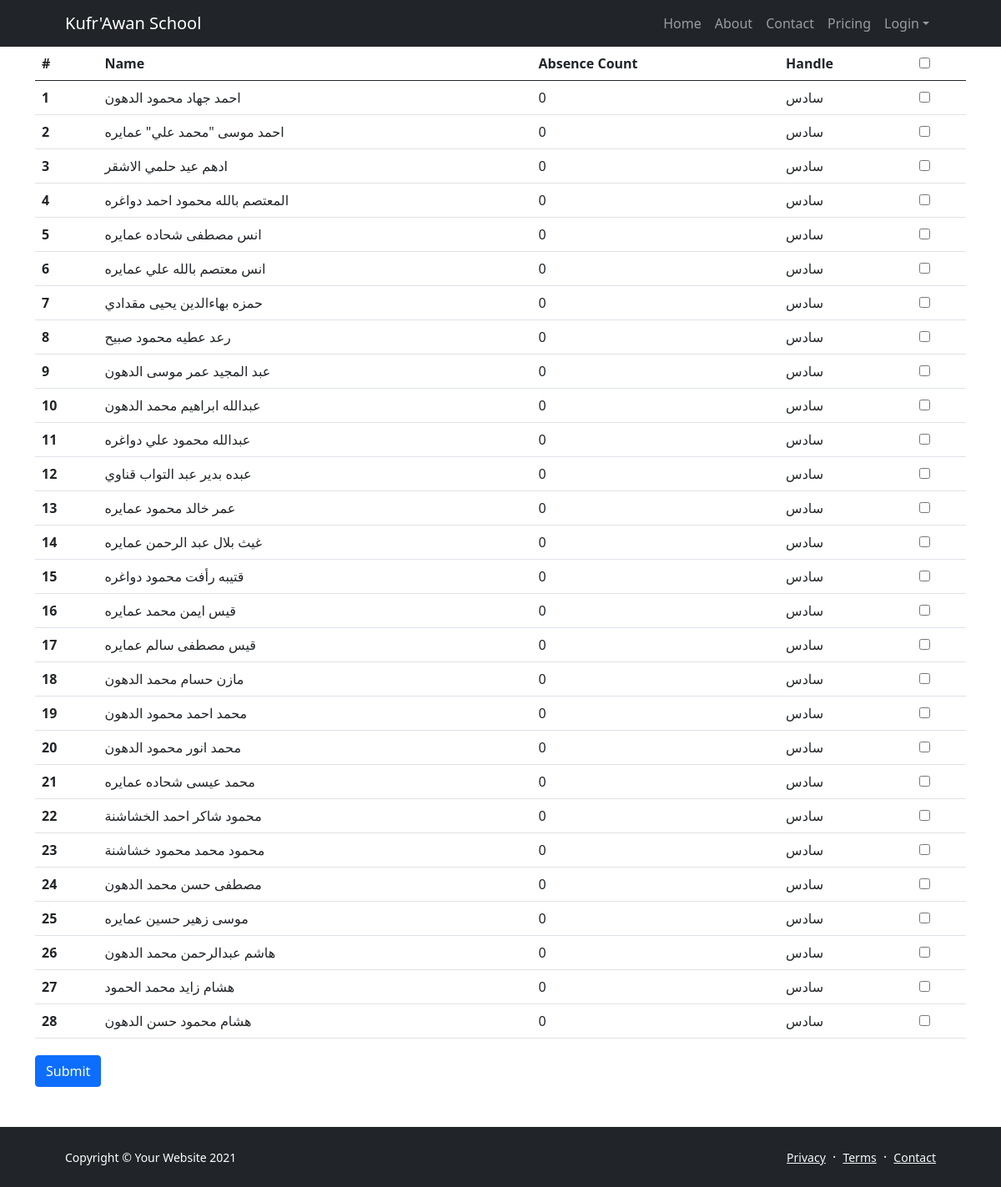
/students_tabels/3/3/, run on the app's committed database.
### grade/models.py (models this page shows, shortened)
class Student(models.Model):
    full_name = models.CharField(max_length=100, unique=True)
    national_id = models.CharField(verbose_name="national id", max_length=10,
                                   validators=[validate_digit_length], unique=True, null=True)
    grade = models.ForeignKey(Grade, null=True, on_delete=models.SET_NULL)
    section = models.ForeignKey(Section, null=True, on_delete=models.SET_NULL)
    profile_pic = models.FileField(null=True, blank=True)
    mobile = models.OneToOneField(Phone, on_delete=models.SET_NULL, null=True, blank=True)
    @property
    def absence_count(self):
        return len(Absence.objects.filter(student=self))

class Grade(models.Model):
    grade = models.CharField(max_length=10)
    def __str__(self):
        return self.grade

### grade/views.py (the view)
# urls.py: path('students_tabels/<int:grade_id>/<int:section_id>/', views.students_table, name="students_table"),
def students_table(request, grade_id, section_id):
    if request.method == "POST":
        if request.POST["students_absence"]:
            for stu_id in request.POST["students_absence"].split(","):
                Absence(student=Student(id=stu_id)).save()
    students = Student.objects.filter(grade=Grade(id=grade_id), section=Section(id=section_id))
    students_id = json.dumps([student.id for student in students])
    return render(request, "students_table.html",
                  {"grade_id": grade_id, "section_id": section_id, "students": students, "students_id": students_id})

### grade/templates/students_table.html (shortened to what this page needs)
{% extends "__bass.html" %}
{% block contant %}
    <div class="container">
        <table class="table table-hover">
            <thead>
            <tr>
                <th scope="col">#</th>
                <th scope="col">Name</th>
                <th scope="col">Absence Count</th>
                <th scope="col">Handle</th>
                <th scope="col">
                    <label class="switch">
                        <input id="select_all" class="checkbox"  type="checkbox" size="lg">
                    </label>
                </th>
            </tr>
            </thead>
            <tbody>
            {% for student in students %}
                <tr>
                    <th scope="row">{{ forloop.counter }}</th>
                    <td>{{ student.full_name }}</td>
                    <td>{{ student.absence_count }}</td>
                    <td>{{ student.grade }}</td>
                    <td><label for="{{ student.id }}"></label><input type="checkbox" class="checkbox stu_checkbox"
                                                                     id="{{ student.id }}" size="lg"></td>
                </tr>
            {% endfor %}
            </tbody>
        </table>
    <div class="mt-2 mb-4">
        <form method="post">
            <input id="send_absence_button" class="btn btn-primary mt-1 mb-4" type="submit">
        </form>
    </div>
    </div>
{% endblock %}

### templates/__bass.html (shortened to what this page needs)
{% load static %}
<!DOCTYPE html>
<html lang="en">
<head>
    <link href="https://cdn.jsdelivr.net/npm/bootstrap-icons@1.5.0/font/bootstrap-icons.css" rel="stylesheet"/>
    <link href="{% static "css/styles.css" %}" rel="stylesheet"/>
</head>
<body class="d-flex flex-column h-100">
<main class="flex-shrink-0">
    <nav class="navbar navbar-expand-lg navbar-dark bg-dark">
        <div class="container px-5">
            <a class="navbar-brand" href="{% url 'index' %}">Kufr'Awan School</a>
            <div class="collapse navbar-collapse" id="navbarSupportedContent">
                <ul class="navbar-nav ms-auto mb-2 mb-lg-0">
                    <li class="nav-item"><a class="nav-link" href="{% url 'index' %}">Home</a></li>
                    <li class="nav-item"><a class="nav-link" href="{% url 'chose_grade' %}">About</a></li>
                    <li class="nav-item"><a class="nav-link" href="{% url 'test' %}">Contact</a></li>
                    <li class="nav-item"><a class="nav-link" href="pricing.html">Pricing</a></li>
                    {% if user.is_authenticated %}
                        <li class="nav-item dropdown">
                            <a class="nav-link dropdown-toggle" id="navbarDropdownPortfolio" href="#" role="button"
                               data-bs-toggle="dropdown" aria-expanded="false">Welcome {{ user.first_name }}</a>
                            <ul class="dropdown-menu dropdown-menu-end" aria-labelledby="navbarDropdownPortfolio">
                                <li><a class="dropdown-item" href="{% url "profile" %}">Your Profile</a></li>
                                <li><a class="dropdown-item" href="{% url "logout" %}">Logout</a></li>
                            </ul>
                        </li>
                    {% else %}
                        <li class="nav-item dropdown">
                            <a class="nav-link dropdown-toggle" id="navbarDropdownPortfolio" href="#" role="button"
                               data-bs-toggle="dropdown" aria-expanded="false">Login</a>
                        </li>
                    {% endif %}
                </ul>
            </div>
        </div>
    </nav>
    {% block contant %}
    {% endblock %}
</main>
<footer class="bg-dark py-4 mt-auto">
    <div class="container px-5">
        <div class="row align-items-center justify-content-between flex-column flex-sm-row">
            <div class="col-auto">
                <div class="small m-0 text-white">Copyright &copy; Your Website 2021</div>
            </div>
            <div class="col-auto">
                <a class="link-light small" href="#!">Privacy</a>
                <span class="text-white mx-1">&middot;</span>
                <a class="link-light small" href="#!">Terms</a>
                <span class="text-white mx-1">&middot;</span>
                <a class="link-light small" href="#!">Contact</a>
            </div>
        </div>
    </div>
</footer>
</body>
</html>

### data on the page
Student: full_name "احمد جهاد محمود الدهون", absence_count "0", grade "سادس"
Student: full_name "احمد موسى \"محمد علي\" عمايره", absence_count "0", grade "سادس"
Student: full_name "ادهم عيد حلمي الاشقر", absence_count "0", grade "سادس"
Student: full_name "المعتصم بالله محمود احمد دواغره", absence_count "0", grade "سادس"
Student: full_name "انس مصطفى شحاده عمايره", absence_count "0", grade "سادس"
Student: full_name "انس معتصم بالله علي عمايره", absence_count "0", grade "سادس"
Student: full_name "حمزه بهاءالدين يحيى مقدادي", absence_count "0", grade "سادس"
Student: full_name "رعد عطيه محمود صبيح", absence_count "0", grade "سادس"
Student: full_name "عبد المجيد عمر موسى الدهون", absence_count "0", grade "سادس"
Student: full_name "عبدالله ابراهيم محمد الدهون", absence_count "0", grade "سادس"
Student: full_name "عبدالله محمود علي دواغره", absence_count "0", grade "سادس"
Student: full_name "عبده بدير عبد التواب قناوي", absence_count "0", grade "سادس"
Student: full_name "عمر خالد محمود عمايره", absence_count "0", grade "سادس"
Student: full_name "غيث بلال عبد الرحمن عمايره", absence_count "0", grade "سادس"
Student: full_name "قتيبه رأفت محمود دواغره", absence_count "0", grade "سادس"
Student: full_name "قيس ايمن محمد عمايره", absence_count "0", grade "سادس"
Student: full_name "قيس مصطفى سالم عمايره", absence_count "0", grade "سادس"
Student: full_name "مازن حسام محمد الدهون", absence_count "0", grade "سادس"
Student: full_name "محمد احمد محمود الدهون", absence_count "0", grade "سادس"
Student: full_name "محمد انور محمود الدهون", absence_count "0", grade "سادس"
Student: full_name "محمد عيسى شحاده عمايره", absence_count "0", grade "سادس"
Student: full_name "محمود شاكر احمد الخشاشنة", absence_count "0", grade "سادس"
Student: full_name "محمود محمد محمود خشاشنة", absence_count "0", grade "سادس"
Student: full_name "مصطفى حسن محمد الدهون", absence_count "0", grade "سادس"
Student: full_name "موسى زهير حسين عمايره", absence_count "0", grade "سادس"
Student: full_name "هاشم عبدالرحمن محمد الدهون", absence_count "0", grade "سادس"
Student: full_name "هشام زايد محمد الحمود", absence_count "0", grade "سادس"
Student: full_name "هشام محمود حسن الدهون", absence_count "0", grade "سادس"
